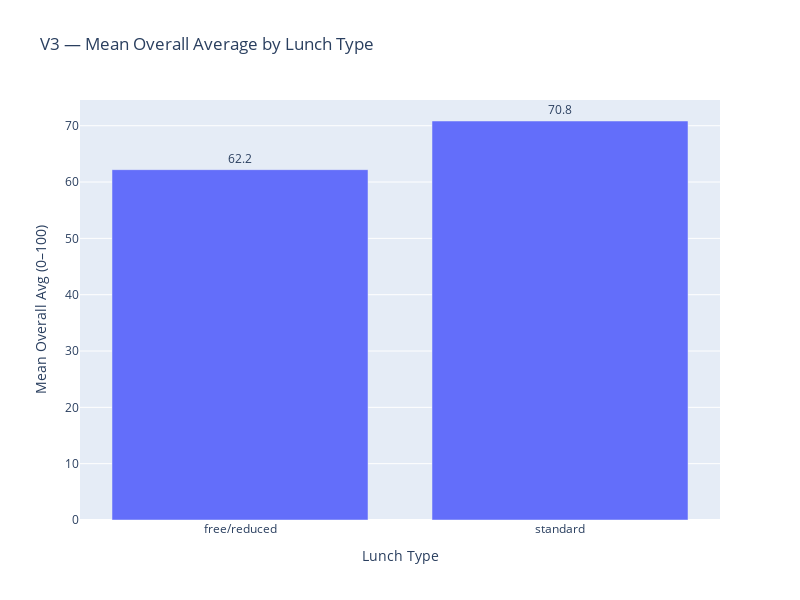

Notebook code cell kept with this figure:
### Code cell
print("Q: Does lunch type (standard vs free/reduced) relate to outcomes?")
print("A: Yes — students with standard lunch have higher mean overall scores, suggesting a link between lunch type and performance.")

avg_scores = df.groupby("lunch")["overall_avg"].mean().reset_index()

fig = px.bar(avg_scores, x="lunch", y="overall_avg", text="overall_avg",
             title="V3 — Mean Overall Average by Lunch Type",
             width=800, height=600)
fig.update_yaxes(title="Mean Overall Avg (0–100)")
fig.update_xaxes(title="Lunch Type")
fig.update_traces(texttemplate='%{text:.1f}', textposition='outside')
fig.show()

### Figure 1 — Plotly figure (JSON) as saved in the notebook; plotly's stock layout.template omitted (floating-point values rounded to 4 significant figures)
{"data": [{"alignmentgroup": "True", "hovertemplate": "lunch=%{x}<br>overall_avg=%{text}<extra></extra>", "legendgroup": "", "marker": {"color": "#636efa", "pattern": {"shape": ""}}, "name": "", "offsetgroup": "", "orientation": "v", "showlegend": false, "text": [62.2, 70.84], "textposition": "outside", "texttemplate": "%{text:.1f}", "type": "bar", "x": ["free/reduced", "standard"], "xaxis": "x", "y": [62.2, 70.84], "yaxis": "y"}], "layout": {"barmode": "relative", "height": 600, "legend": {"tracegroupgap": 0}, "title": {"text": "V3 — Mean Overall Average by Lunch Type"}, "width": 800, "xaxis": {"anchor": "y", "domain": [0, 1], "title": {"text": "Lunch Type"}}, "yaxis": {"anchor": "x", "domain": [0, 1], "title": {"text": "Mean Overall Avg (0–100)"}}}}
